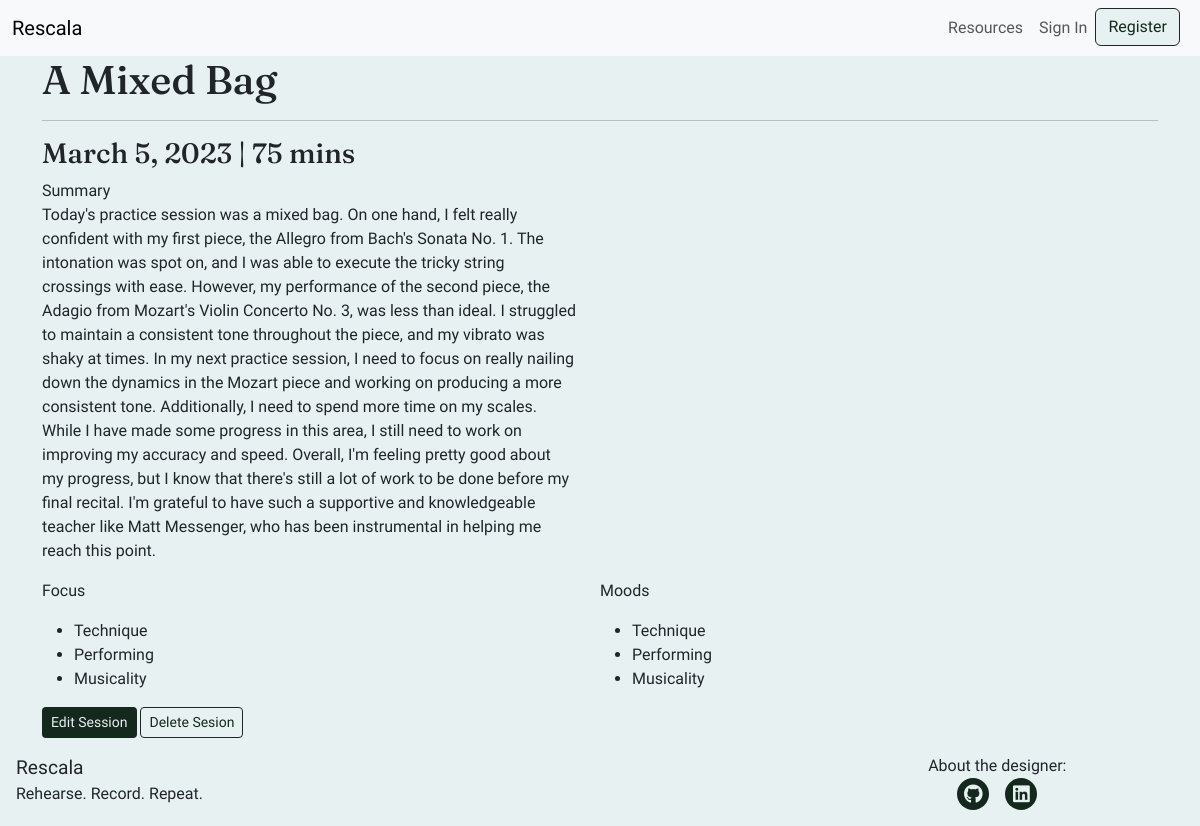
The page /practice/9/ on the database its author committed.
### practicelog/models.py (models this page shows)
class Session(models.Model):
    user = models.ForeignKey(Profile, on_delete=models.CASCADE, name='user')
    date = models.DateField()
    duration = models.IntegerField()
    headline = models.CharField(max_length=150)
    image = CloudinaryField('image', blank=True)
    focus = models.JSONField(default=list, blank=True)
    summary = models.TextField()

### practicelog/views.py (the view, shortened to what this page needs)
# urls.py: path('<int:session_id>/', views.SessionDetails.as_view(), name='session_details'),
class SessionDetails(View):
    template_name = 'sessiondetails.html'
    def get(self, request, session_id, *args, **kwargs):
        session = get_object_or_404(Session, id=session_id)
        return render(
            request, 'sessiondetails.html',
            {
                "session": session
            }
        )

### templates/sessiondetails.html (shortened to what this page needs)
{% extends "base.html" %}
{% block content %}
<div class="container">
  <div class="row">
    <div class="col">
      <h1>{{session.headline}}</h1>
      <hr />
    </div>
  </div>
  <div class="row">
    <div class="col-md-6">
      <h3>
        {{session.date}} |
        {{session.duration}} mins
      </h3>
    </div>
    <div class="row">
      <div class="col-md-6">
        <div>Summary</div>
        <p>
          {{session.summary}}
        </p>
      </div>
    </div>
    <div class="row">
      <div class="col-md-6">
        <div>Focus</div>
        <p>
        <ul>
          {% for focus in session.focus%}
          <li>{{focus | title }}</li>
          {% endfor %}
        </ul>
        </p>
      </div>
      <div class="col-md-6">
        <div>Moods</div>
        <p>
        <ul>
          {% for focus in session.focus%}
          <li>{{focus | title }}</li>
          {% endfor %}
        </ul>
        </p>
      </div>
    </div>
  </div>
  <div class="row">
    <div class="col-md-6">
      <a class="btn btn-sm btn-very-dark" href="{% url 'edit_session' session.id %}">Edit Session</a>
      <button type="button" class="btn btn-dark btn-sm" data-toggle="modal" data-target="#exampleModal">
        Delete Sesion
      </button>
    </div>
  </div>
</div>
{% endblock %}

### static/css/style.css (style rules this page uses)
h1, h2, h3 { font-family: 'Fraunces', Courier, monospace; }
body { font-family: 'Work Sans', Courier, monospace; background-color: #E8F1F2; }
a { text-decoration: none; }
.btn-very-dark { color: #E8F1F2; background-color: #14281D; }
.btn-dark { color: #14281D; background-color: #E8F1F2; }

### rows shown on the page
Session: headline "A Mixed Bag", date "March 5, 2023", duration "75", summary "Today's practice session was a mixed bag. On one hand, I felt really confident with my first piece, the Allegro from Bach's Sonata No. 1. The intonation was spot on, and I was able to execute the tricky string crossings with ease. However, my performance of the second piece, the Adagio from Mozart's Violin Concerto No. 3, was less than ideal. I struggled to maintain a consistent tone throughout the piece, and my vibrato was shaky at times. In my next practice session, I need to focus on really nailing down the dynamics in the Mozart piece and working on producing a more consistent tone. Additionally, I need to spend more time on my scales. While I have made some progress in this area, I…"

### other values the page prints
{{ focus | title }} "Technique" "Performing" "Musicality"
